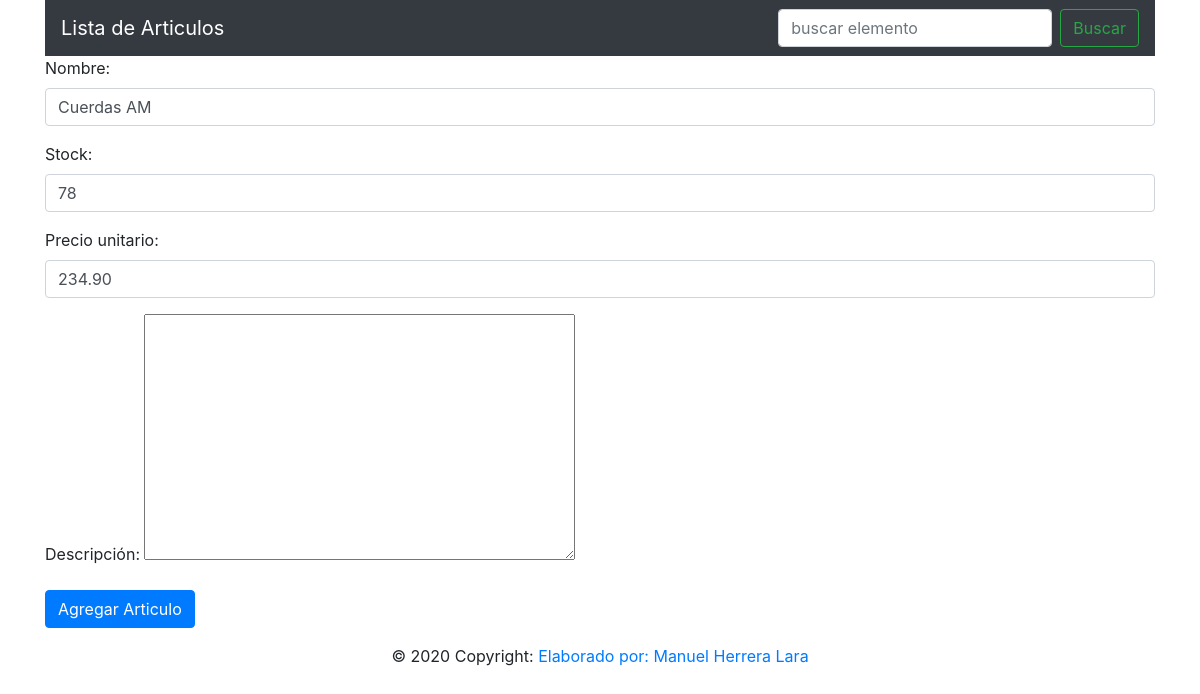
/articulos/34/actualizar/, run on an earlier commit of the app's database.
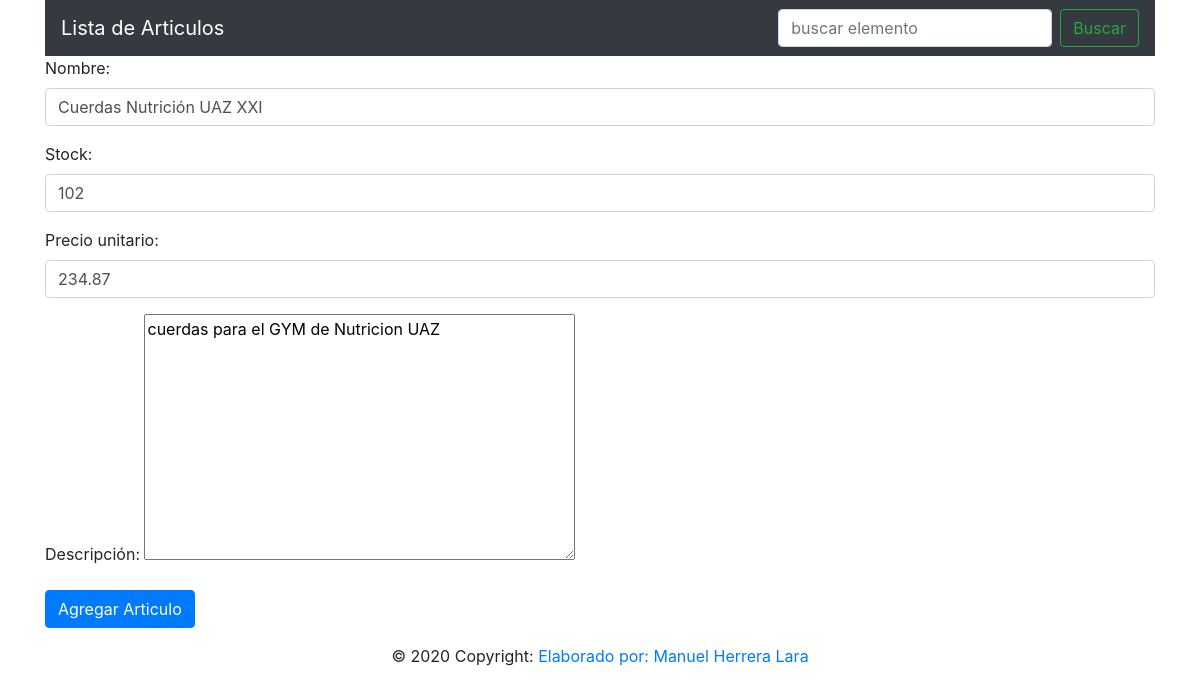
And on a later commit of the database.
### articulos/models.py (models this page shows, shortened)
class Articulo(models.Model):
    nombre = models.CharField("Nombre", max_length=100, validators=[
                              MaxLengthValidator(100)])
    cantidad = models.IntegerField("Stock", validators=[validate_cantidad])
    precio = models.DecimalField(
        "Precio unitario", max_digits=10, decimal_places=2)
    descripcion = models.TextField("Descripción", null=True, blank=True)

### articulos/views.py (the view)
# urls.py: path('<int:id_articulo>/actualizar/', views.actualizar, name='actualizar'),
def actualizar(request, id_articulo):
    instance = get_object_or_404(Articulo, pk=id_articulo)
    form = ArticuloForm(request.POST or None, instance=instance)
    if request.method == 'POST':
        if form.is_valid():
            instance = form.save(commit=False)
            instance.save()
            return redirect('articulos:lista_articulos')
    return render(request, 'articulos/agregar_articulos.html', {'form': form})

### articulos/forms.py
class ArticuloForm(ModelForm):
    class Meta:
        model = Articulo
        fields = '__all__'
        widgets = {
            'nombre': TextInput(attrs={
                'class': 'form-control', 'placeholder': 'Nombre del articulo'
            }),
            'cantidad': NumberInput(attrs={
                'class': 'form-control', 'placeholder': 'Cantidad'
            }),
            'precio': NumberInput(attrs={
                'class': 'form-control', 'placeholder': 'Precio'
            }),
        }
        error_messages = {
            'nombre': {'max_length': LONGITUD_MAXIMA}
        }

### articulos/templates/articulos/agregar_articulos.html (shortened to what this page needs)
{% extends 'articulos/base.html' %}
{% block content %}
    <div class="container">
        <form action="" method="post">
            {{ form.as_p }}
            <input type="submit" value="Agregar Articulo" class="btn btn-primary">
        </form>
    </div>
{% endblock %}

What changed in the data, as far as the page shows it:
changed Articulo: nombre "Cuerdas AM" → "Cuerdas Nutrición UAZ XXI"; cantidad "78" → "102"; precio "234.90" → "234.87"; descripcion (not shown) → "cuerdas para el GYM de Nutricion UAZ"
